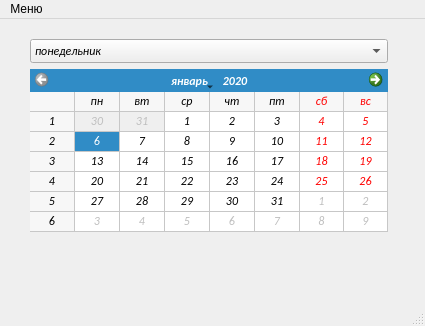
<?xml version="1.0" encoding="UTF-8"?>
<ui version="4.0">
 <class>MainWindow</class>
 <widget class="QMainWindow" name="MainWindow">
  <property name="geometry">
   <rect>
    <x>0</x>
    <y>0</y>
    <width>425</width>
    <height>326</height>
   </rect>
  </property>
  <property name="windowTitle">
   <string>Лабораторная работа №1</string>
  </property>
  <widget class="QWidget" name="centralwidget">
   <property name="font">
    <font>
     <family>Calibri</family>
     <italic>true</italic>
    </font>
   </property>
   <property name="locale">
    <locale language="Russian" country="Russia"/>
   </property>
   <widget class="QWidget" name="horizontalLayoutWidget">
    <property name="geometry">
     <rect>
      <x>30</x>
      <y>20</y>
      <width>358</width>
      <height>222</height>
     </rect>
    </property>
    <layout class="QHBoxLayout" name="horizontalLayout_2">
     <item>
      <layout class="QVBoxLayout" name="verticalLayout">
       <item>
        <widget class="QComboBox" name="comboBox">
         <item>
          <property name="text">
           <string>понедельник</string>
          </property>
         </item>
         <item>
          <property name="text">
           <string>вторник</string>
          </property>
         </item>
         <item>
          <property name="text">
           <string>среда</string>
          </property>
         </item>
         <item>
          <property name="text">
           <string>четверг</string>
          </property>
         </item>
         <item>
          <property name="text">
           <string>пятница</string>
          </property>
         </item>
         <item>
          <property name="text">
           <string>суббота</string>
          </property>
         </item>
         <item>
          <property name="text">
           <string>воскресенье</string>
          </property>
         </item>
        </widget>
       </item>
       <item>
        <widget class="QCalendarWidget" name="calendarWidget">
         <property name="selectedDate">
          <date>
           <year>2020</year>
           <month>1</month>
           <day>6</day>
          </date>
         </property>
         <property name="minimumDate">
          <date>
           <year>2020</year>
           <month>1</month>
           <day>1</day>
          </date>
         </property>
         <property name="maximumDate">
          <date>
           <year>2020</year>
           <month>12</month>
           <day>31</day>
          </date>
         </property>
         <property name="firstDayOfWeek">
          <enum>Qt::Monday</enum>
         </property>
         <property name="gridVisible">
          <bool>true</bool>
         </property>
        </widget>
       </item>
       <item>
        <spacer name="verticalSpacer">
         <property name="orientation">
          <enum>Qt::Vertical</enum>
         </property>
         <property name="sizeHint" stdset="0">
          <size>
           <width>351</width>
           <height>215</height>
          </size>
         </property>
        </spacer>
       </item>
      </layout>
     </item>
    </layout>
   </widget>
  </widget>
  <widget class="QMenuBar" name="menubar">
   <property name="geometry">
    <rect>
     <x>0</x>
     <y>0</y>
     <width>425</width>
     <height>25</height>
    </rect>
   </property>
   <widget class="QMenu" name="menu">
    <property name="title">
     <string>Меню</string>
    </property>
    <addaction name="separator"/>
    <addaction name="action_2"/>
    <addaction name="action_3"/>
   </widget>
   <addaction name="menu"/>
  </widget>
  <widget class="QStatusBar" name="statusbar"/>
  <action name="action_2">
   <property name="text">
    <string>Авторы</string>
   </property>
  </action>
  <action name="action_3">
   <property name="text">
    <string>Выход</string>
   </property>
  </action>
 </widget>
 <resources/>
 <connections>
  <connection>
   <sender>action_3</sender>
   <signal>triggered()</signal>
   <receiver>MainWindow</receiver>
   <slot>close()</slot>
   <hints>
    <hint type="sourcelabel">
     <x>213</x>
     <y>157</y>
    </hint>
    <hint type="destinationlabel">
     <x>213</x>
     <y>157</y>
    </hint>
   </hints>
  </connection>
  <connection>
   <sender>action_2</sender>
   <signal>triggered()</signal>
   <receiver>MainWindow</receiver>
   <slot>show()</slot>
   <hints>
    <hint type="sourcelabel">
     <x>-1</x>
     <y>-1</y>
    </hint>
    <hint type="destinationlabel">
     <x>429</x>
     <y>162</y>
    </hint>
   </hints>
  </connection>
 </connections>
</ui>
